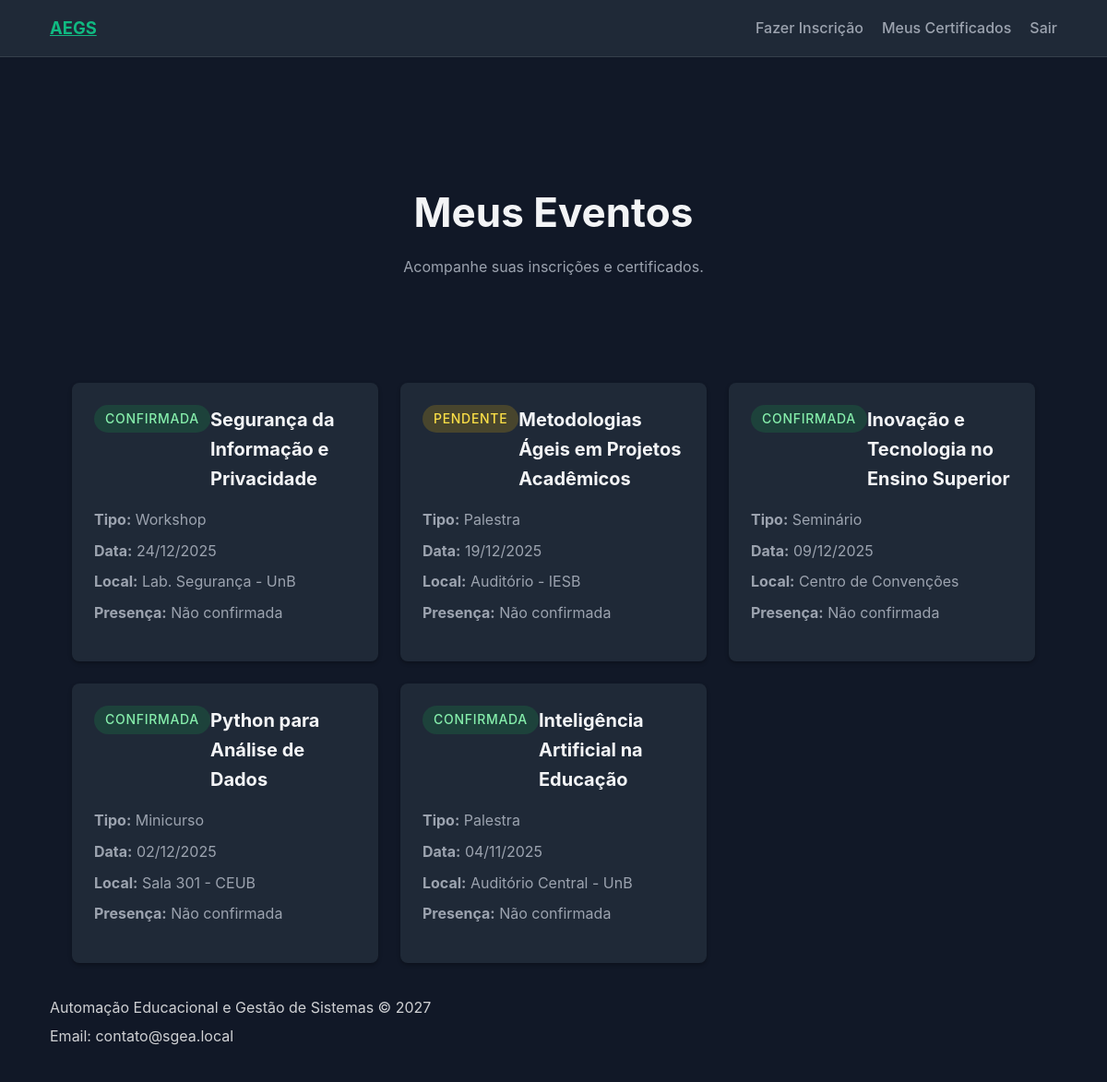
Screenshot of /meus-eventos/ (signed in) with the database file from the repository.
### api/models.py (models this page shows, shortened)
class Inscricao(models.Model):
    evento = models.ForeignKey(
        Evento,
        on_delete=models.CASCADE,
        related_name="inscricoes",
    )
    participante = models.ForeignKey(
        Usuario,
        on_delete=models.CASCADE,
        related_name="inscricoes",
        limit_choices_to=Q(perfil__in=[PerfilChoices.ALUNO, PerfilChoices.PROFESSOR])
    )
    status = models.CharField(
        max_length=15,
        choices=InscricaoStatus.choices,
        default=InscricaoStatus.PENDENTE,
    )
    data_inscricao = models.DateTimeField(auto_now_add=True)
    atualizado_em = models.DateTimeField(auto_now=True)
    presenca_confirmada = models.BooleanField(default=False)
    class Meta:
        unique_together = ("evento", "participante")
        indexes = [
            models.Index(fields=["evento", "status"]),
            models.Index(fields=["participante"]),
        ]
        constraints = [
            models.CheckConstraint(
                name="inscricao_status_valido",
                check=Q(status__in=[choice[0] for choice in InscricaoStatus.choices])
            ),
        ]

class Evento(models.Model):
    tipo = models.CharField(max_length=20, choices=TipoEventoChoices.choices)
    titulo = models.CharField(max_length=150, blank=True, default="")
    data_inicio = models.DateField()
    data_fim = models.DateField()
    horario = models.TimeField(null=True, blank=True)
    local = models.CharField(max_length=150)
    capacidade = models.PositiveIntegerField()
    banner = models.ImageField(upload_to='banners/', blank=True, null=True)
    organizador = models.ForeignKey(
        Usuario,
        on_delete=models.SET_NULL,
        related_name="eventos_organizados",
        limit_choices_to=Q(perfil__in=[PerfilChoices.ADMIN, PerfilChoices.ORGANIZADOR]),
        null=True,
        blank=True
    )
    professor_responsavel = models.ForeignKey(
        Usuario,
        on_delete=models.SET_NULL,
        related_name="eventos_responsavel",
        limit_choices_to=Q(perfil=PerfilChoices.PROFESSOR),
        help_text="Professor responsável pelo evento",
        null=True,
        blank=True,
    )
    criado_em = models.DateTimeField(auto_now_add=True)
    atualizado_em = models.DateTimeField(auto_now=True)
    class Meta:
        ordering = ["data_inicio", "tipo"]
        indexes = [
            models.Index(fields=["data_inicio"]),
            models.Index(fields=["tipo"]),
            models.Index(fields=["organizador"]),
        ]
        constraints = [
            models.CheckConstraint(
                name="evento_data_fim_gte_inicio",
                check=Q(data_fim__gte=F("data_inicio"))
            ),
            models.CheckConstraint(
                name="capacidade_positive",
                check=Q(capacidade__gt=0)
            ),
        ]

### api/views.py (the view)
# urls.py: path('meus-eventos/', MeusEventosView.as_view(), name='meus-eventos'),
@method_decorator(login_required(login_url='login'), name='dispatch')
class MeusEventosView(TemplateView):
    template_name = "api/meus_eventos.html"
    def get_context_data(self, **kwargs):
        context = super().get_context_data(**kwargs)
        context["inscricoes"] = (
            Inscricao.objects.filter(participante=self.request.user)
            .select_related("evento", "certificado")
            .order_by("-evento__data_inicio")
        )
        return context

### api/templates/api/meus_eventos.html (shortened to what this page needs)
{% extends 'api/base.html' %}
{% block content %}
<section class="hero">
    <h1>Meus Eventos</h1>
    <p>Acompanhe suas inscrições e certificados.</p>
</section>
<section class="container">
    {% if inscricoes %}
        <div class="grid-cards">
            {% for inscricao in inscricoes %}
                <article class="card">
                    <div class="card-header">
                        <span class="badge {{ inscricao.status|lower }}">{{ inscricao.get_status_display }}</span>
                        <h3>{{ inscricao.evento.titulo|default:inscricao.evento.get_tipo_display }}</h3>
                    </div>
                    <div class="card-body">
                        <ul>
                            <li><strong>Tipo:</strong> {{ inscricao.evento.get_tipo_display }}</li>
                            <li><strong>Data:</strong> {{ inscricao.evento.data_inicio|date:"d/m/Y" }}</li>
                            <li><strong>Local:</strong> {{ inscricao.evento.local }}</li>
                            <li><strong>Presença:</strong> {% if inscricao.presenca_confirmada %}Confirmada{% else %}Não confirmada{% endif %}</li>
                        </ul>
                    </div>
                </article>
            {% endfor %}
        </div>
    {% else %}
        <div class="empty-state">
            <p>Você ainda não se inscreveu em nenhum evento.</p>
            <a href="{% url 'inscricao-usuario' %}" class="btn">Ver eventos disponíveis</a>
        </div>
    {% endif %}
</section>
{% endblock %}

### api/static/api/styles.css (style rules this page uses)
:root { color-scheme: dark; --bg: #111827; --surface: #1f2937; --primary: #10b981; --primary-hover: #059669; --text: #f3f4f6; --muted: #9ca3af; }
* { box-sizing: border-box; }
body { margin: 0; font-family: 'Inter', system-ui, -apple-system, BlinkMacSystemFont, 'Segoe UI', sans-serif; background: var(--bg); color: var(--text); line-height: 1.6; }
.container { max-width: 1140px; margin: 0 auto; padding: 0 1.5rem; }
.hero { padding: 6rem 0 3rem; text-align: center; }
.hero h1 { font-size: clamp(2rem, 3vw + 1rem, 2.75rem); margin-bottom: 0.75rem; }
.hero p { max-width: 640px; margin: 0 auto 2rem; color: var(--muted); }
.card { background: var(--surface); border-radius: 16px; padding: 1.75rem; box-shadow: 0 4px 12px rgba(0, 0, 0, 0.3); transition: transform 0.2s ease, box-shadow 0.2s ease; }
.badge { display: inline-block; padding: 0.4rem 0.85rem; border-radius: 8px; background: rgba(16, 185, 129, 0.1); color: var(--primary); font-weight: 600; font-size: 0.75rem; text-transform: uppercase; letter-spacing: 0.05em; margin-bottom: 0.5rem; }

### api/templates/api/meus_eventos.html (style rules this page uses)
.grid-cards { display: grid; grid-template-columns: repeat(auto-fill, minmax(300px, 1fr)); gap: 1.5rem; margin-top: 2rem; }
.card { background: var(--surface); border-radius: 8px; padding: 1.5rem; box-shadow: 0 2px 4px rgba(0,0,0,0.3); border: none; }
.card-header { display: flex; justify-content: space-between; align-items: flex-start; margin-bottom: 1rem; }
.card-header h3 { margin: 0; font-size: 1.25rem; }
.badge { padding: 0.25rem 0.75rem; border-radius: 999px; font-size: 0.875rem; font-weight: 500; }
.badge.confirmada { background: rgba(22, 163, 74, 0.2); color: #86efac; }
.badge.pendente { background: rgba(234, 179, 8, 0.2); color: #fde047; }
.card-body ul { list-style: none; padding: 0; margin: 0 0 1rem 0; }
.card-body li { margin-bottom: 0.5rem; color: var(--muted); }

### rows the page displays
Inscricao: status "CONFIRMADA", evento.titulo "Segurança da Informação e Privacidade", evento.tipo "Workshop", evento.data_inicio "24/12/2025", evento.local "Lab. Segurança - UnB", presenca_confirmada "Não confirmada"
Inscricao: status "PENDENTE", evento.titulo "Metodologias Ágeis em Projetos Acadêmicos", evento.tipo "Palestra", evento.data_inicio "19/12/2025", evento.local "Auditório - IESB", presenca_confirmada "Não confirmada"
Inscricao: status "CONFIRMADA", evento.titulo "Inovação e Tecnologia no Ensino Superior", evento.tipo "Seminário", evento.data_inicio "09/12/2025", evento.local "Centro de Convenções", presenca_confirmada "Não confirmada"
Inscricao: status "CONFIRMADA", evento.titulo "Python para Análise de Dados", evento.tipo "Minicurso", evento.data_inicio "02/12/2025", evento.local "Sala 301 - CEUB", presenca_confirmada "Não confirmada"
Inscricao: status "CONFIRMADA", evento.titulo "Inteligência Artificial na Educação", evento.tipo "Palestra", evento.data_inicio "04/11/2025", evento.local "Auditório Central - UnB", presenca_confirmada "Não confirmada"
